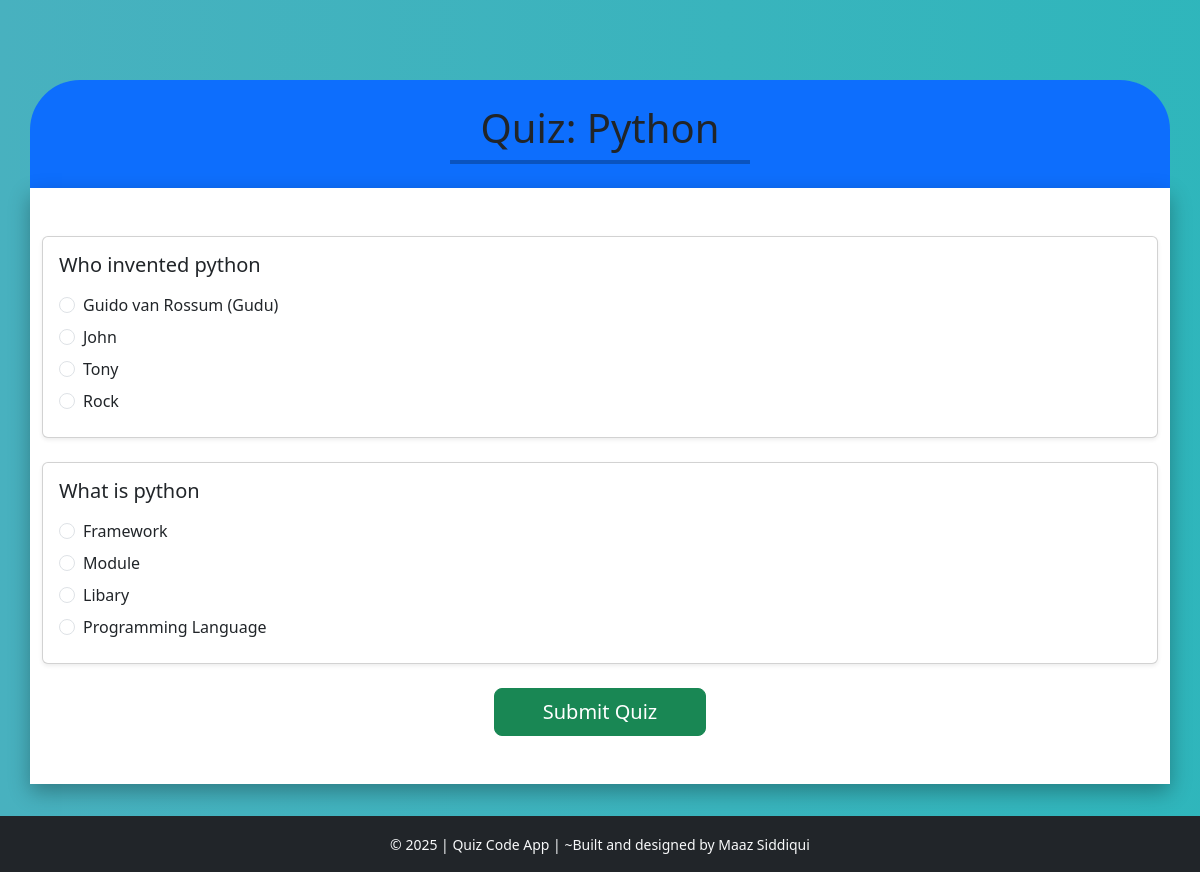
The app's page /quiz/1 with its own data.
### Quizapp/models.py (models this page shows, shortened)
class Subject(models.Model):
    name = models.CharField(max_length=100)

class Question(models.Model):
    subject = models.ForeignKey(Subject,on_delete=models.CASCADE)
    question_text  = models.CharField(max_length=300)
    option1  = models.CharField(max_length=100)
    option2  = models.CharField(max_length=100)
    option3  = models.CharField(max_length=100)
    option4  = models.CharField(max_length=100)
    correct_option  = models.IntegerField(choices=[(1,'Option1'),(2,'Option2'),(3,'Option3'),(4,'Option4'),])

### Quizapp/views.py (the view, shortened to what this page needs)
# urls.py: path('quiz/<int:subject_id>', views.quiz,name='quiz'),
def quiz(request,subject_id):
    subject  = get_object_or_404(Subject,pk=subject_id)
    questions = Question.objects.filter(subject=subject)
    return render(request,'quiz.html',{'sub':subject,'ques':questions})

### templates/quiz.html (shortened to what this page needs)
<!DOCTYPE html>
<html lang="en">
<head>
  <link href="https://cdn.jsdelivr.net/npm/bootstrap@5.3.2/dist/css/bootstrap.min.css" rel="stylesheet">
</head>
<body class="bg-light">
<main>
  <div class="text-center text-dark bg-primary p-4 container"
       style="border-top-left-radius: 50px; border-top-right-radius: 50px;margin-top: 5rem;">
    <h1>Quiz: {{sub.name}}</h1>
    <hr style="width: 300px; margin: 0 auto; border: 2px solid #000;">
  </div>
  <div class="container bg-white py-5"
       style="margin-bottom:2rem;background-color:rgba(242, 238, 232, 0.454);box-shadow: 0 8px 20px rgba(0,0,0,0.3);">
    <form action="{% url 'quiz' subject_id=sub.id %}" method="post">
      {% for i in ques %}
      <div class="card question-card mb-4 p-3 shadow-sm">
        <h5 class="mb-3">{{ i.question_text }}</h5>
        <div class="form-check mb-2">
          <input class="form-check-input" type="radio" name="{{ i.id }}" value="1" id="q{{ i.id }}-1">
          <label class="form-check-label" for="q{{ i.id }}-1">{{ i.option1 }}</label>
        </div>
        <div class="form-check mb-2">
          <input class="form-check-input" type="radio" name="{{ i.id }}" value="2" id="q{{ i.id }}-2">
          <label class="form-check-label" for="q{{ i.id }}-2">{{ i.option2 }}</label>
        </div>
        <div class="form-check mb-2">
          <input class="form-check-input" type="radio" name="{{ i.id }}" value="3" id="q{{ i.id }}-3">
          <label class="form-check-label" for="q{{ i.id }}-3">{{ i.option3 }}</label>
        </div>
        <div class="form-check mb-2">
          <input class="form-check-input" type="radio" name="{{ i.id }}" value="4" id="q{{ i.id }}-4">
          <label class="form-check-label" for="q{{ i.id }}-4">{{ i.option4 }}</label>
        </div>
      </div>
      {% endfor %}
      <div class="text-center mt-4">
        <button type="submit" class="btn btn-success btn-lg px-5">Submit Quiz</button>
      </div>
    </form>
  </div>
</main>
<footer class="bg-dark text-light py-3">
  <div class="container text-center text-decoration-none">
    <small>
      &copy; 2025 | Quiz Code App | ~Built and designed by Maaz Siddiqui
    </small>
  </div>
</footer>
</body>
</html>

### templates/quiz.html (style rules this page uses)
.question-card { transition: transform 0.3s, box-shadow 0.3s; }
body { margin: 0; background: linear-gradient(270deg, #ff6a00, #ee0979, #06beb6, #48b1bf); background-size: 800% 800%; animation: gradientMove 12s ease infinite; min-height: 100vh; display: flex; flex-direction: column; }
main { flex: 1; }

### records on screen
Subject: name "Python"
Question: question_text "Who invented python", option1 "Guido van Rossum (Gudu)", option2 "John", option3 "Tony", option4 "Rock"
Question: question_text "What is python", option1 "Framework", option2 "Module", option3 "Libary", option4 "Programming Language"
